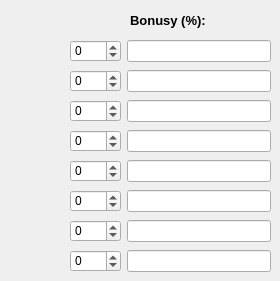
    <widget class="QWidget" name="tab_4">
     <attribute name="title">
      <string>Limity</string>
     </attribute>
     <widget class="QWidget" name="layoutWidget_30">
      <property name="geometry">
       <rect>
        <x>70</x>
        <y>40</y>
        <width>201</width>
        <height>22</height>
       </rect>
      </property>
      <layout class="QHBoxLayout" name="horizontalLayout_40">
       <item>
        <widget class="QSpinBox" name="spinBox_bonus1">
         <property name="minimum">
          <number>-500</number>
         </property>
         <property name="maximum">
          <number>500</number>
         </property>
        </widget>
       </item>
       <item>
        <widget class="QLineEdit" name="lineEdit_bonus1"/>
       </item>
      </layout>
     </widget>
     <widget class="QWidget" name="layoutWidget_31">
      <property name="geometry">
       <rect>
        <x>70</x>
        <y>70</y>
        <width>201</width>
        <height>22</height>
       </rect>
      </property>
      <layout class="QHBoxLayout" name="horizontalLayout_41">
       <item>
        <widget class="QSpinBox" name="spinBox_bonus2">
         <property name="minimum">
          <number>-500</number>
         </property>
         <property name="maximum">
          <number>500</number>
         </property>
        </widget>
       </item>
       <item>
        <widget class="QLineEdit" name="lineEdit_bonus2"/>
       </item>
      </layout>
     </widget>
     <widget class="QWidget" name="layoutWidget_32">
      <property name="geometry">
       <rect>
        <x>70</x>
        <y>100</y>
        <width>201</width>
        <height>22</height>
       </rect>
      </property>
      <layout class="QHBoxLayout" name="horizontalLayout_42">
       <item>
        <widget class="QSpinBox" name="spinBox_bonus3">
         <property name="minimum">
          <number>-500</number>
         </property>
         <property name="maximum">
          <number>500</number>
         </property>
        </widget>
       </item>
       <item>
        <widget class="QLineEdit" name="lineEdit_bonus3"/>
       </item>
      </layout>
     </widget>
     <widget class="QWidget" name="layoutWidget_33">
      <property name="geometry">
       <rect>
        <x>70</x>
        <y>130</y>
        <width>201</width>
        <height>22</height>
       </rect>
      </property>
      <layout class="QHBoxLayout" name="horizontalLayout_43">
       <item>
        <widget class="QSpinBox" name="spinBox_bonus4">
         <property name="minimum">
          <number>-500</number>
         </property>
         <property name="maximum">
          <number>500</number>
         </property>
        </widget>
       </item>
       <item>
        <widget class="QLineEdit" name="lineEdit_bonus4"/>
       </item>
      </layout>
     </widget>
     <widget class="QWidget" name="layoutWidget_34">
      <property name="geometry">
       <rect>
        <x>70</x>
        <y>160</y>
        <width>201</width>
        <height>22</height>
       </rect>
      </property>
      <layout class="QHBoxLayout" name="horizontalLayout_44">
       <item>
        <widget class="QSpinBox" name="spinBox_bonus5">
         <property name="minimum">
          <number>-500</number>
         </property>
         <property name="maximum">
          <number>500</number>
         </property>
        </widget>
       </item>
       <item>
        <widget class="QLineEdit" name="lineEdit_bonus5"/>
       </item>
      </layout>
     </widget>
     <widget class="QWidget" name="layoutWidget_35">
      <property name="geometry">
       <rect>
        <x>70</x>
        <y>190</y>
        <width>201</width>
        <height>22</height>
       </rect>
      </property>
      <layout class="QHBoxLayout" name="horizontalLayout_45">
       <item>
        <widget class="QSpinBox" name="spinBox_bonus6">
         <property name="minimum">
          <number>-500</number>
         </property>
         <property name="maximum">
          <number>500</number>
         </property>
        </widget>
       </item>
       <item>
        <widget class="QLineEdit" name="lineEdit_bonus6"/>
       </item>
      </layout>
     </widget>
     <widget class="QWidget" name="layoutWidget_36">
      <property name="geometry">
       <rect>
        <x>70</x>
        <y>220</y>
        <width>201</width>
        <height>22</height>
       </rect>
      </property>
      <layout class="QHBoxLayout" name="horizontalLayout_46">
       <item>
        <widget class="QSpinBox" name="spinBox_bonus7">
         <property name="minimum">
          <number>-500</number>
         </property>
         <property name="maximum">
          <number>500</number>
         </property>
        </widget>
       </item>
       <item>
        <widget class="QLineEdit" name="lineEdit_bonus7"/>
       </item>
      </layout>
     </widget>
     <widget class="QWidget" name="layoutWidget_37">
      <property name="geometry">
       <rect>
        <x>70</x>
        <y>250</y>
        <width>201</width>
        <height>22</height>
       </rect>
      </property>
      <layout class="QHBoxLayout" name="horizontalLayout_47">
       <item>
        <widget class="QSpinBox" name="spinBox_bonus8">
         <property name="minimum">
          <number>-500</number>
         </property>
         <property name="maximum">
          <number>500</number>
         </property>
        </widget>
       </item>
       <item>
        <widget class="QLineEdit" name="lineEdit_bonus8"/>
       </item>
      </layout>
     </widget>
     <widget class="QLabel" name="label_28">
      <property name="geometry">
       <rect>
        <x>130</x>
        <y>10</y>
        <width>91</width>
        <height>21</height>
       </rect>
      </property>
      <property name="font">
       <font>
        <pointsize>10</pointsize>
        <weight>75</weight>
        <bold>true</bold>
       </font>
      </property>
      <property name="text">
       <string>Bonusy (%):</string>
      </property>
     </widget>
     <zorder>layoutWidget_30</zorder>
     <zorder>layoutWidget_31</zorder>
     <zorder>layoutWidget_32</zorder>
     <zorder>layoutWidget_33</zorder>
     <zorder>layoutWidget_34</zorder>
     <zorder>layoutWidget_35</zorder>
     <zorder>layoutWidget_36</zorder>
     <zorder>layoutWidget_37</zorder>
     <zorder>lineEdit_bonus1</zorder>
     <zorder>label_28</zorder>
    </widget>
